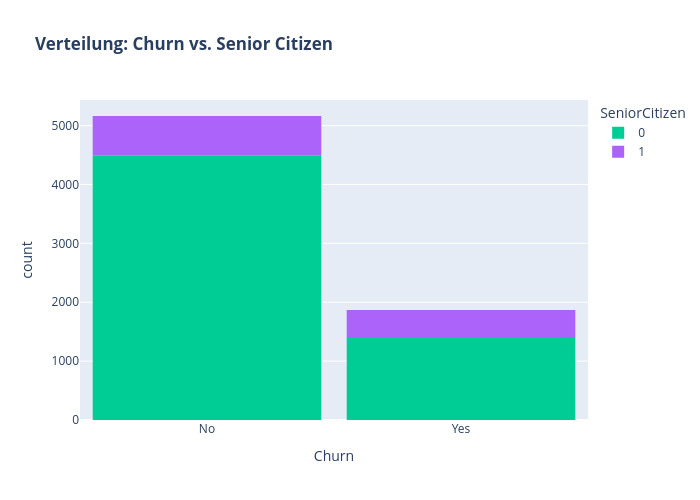

This figure's notebook cell:
### Markdown cell above
Kunden OHNE Partner scheinen eher dazu zu tendieren abzuwandern.

### Code cell
color_map = {"Yes": '#00CC96', "No": '#B6E880'}
fig = px.histogram(df, x="Churn", color="SeniorCitizen", title="<b>Verteilung: Churn vs. Senior Citizen</b>", color_discrete_map=color_map)
fig.update_layout(width=700, height=500, bargap=0.1)
fig.show()

### Figure 1 — Plotly figure (JSON) as saved in the notebook; plotly's stock layout.template omitted (floating-point values rounded to 4 significant figures; data arrays with more than 128 entries replaced by an {"elided": "..."} marker saying what was removed)
{"data": [{"bingroup": "x", "hovertemplate": "SeniorCitizen=0<br>Churn=%{x}<br>count=%{y}<extra></extra>", "legendgroup": "0", "marker": {"color": "#00cc96", "pattern": {"shape": ""}}, "name": "0", "orientation": "v", "showlegend": true, "type": "histogram", "x": {"elided": "5890 str values"}, "xaxis": "x", "yaxis": "y"}, {"bingroup": "x", "hovertemplate": "SeniorCitizen=1<br>Churn=%{x}<br>count=%{y}<extra></extra>", "legendgroup": "1", "marker": {"color": "#ab63fa", "pattern": {"shape": ""}}, "name": "1", "orientation": "v", "showlegend": true, "type": "histogram", "x": {"elided": "1142 str values"}, "xaxis": "x", "yaxis": "y"}], "layout": {"bargap": 0.1, "barmode": "relative", "height": 500, "legend": {"title": {"text": "SeniorCitizen"}, "tracegroupgap": 0}, "title": {"text": "<b>Verteilung: Churn vs. Senior Citizen</b>"}, "width": 700, "xaxis": {"anchor": "y", "domain": [0, 1], "title": {"text": "Churn"}}, "yaxis": {"anchor": "x", "domain": [0, 1], "title": {"text": "count"}}}}
